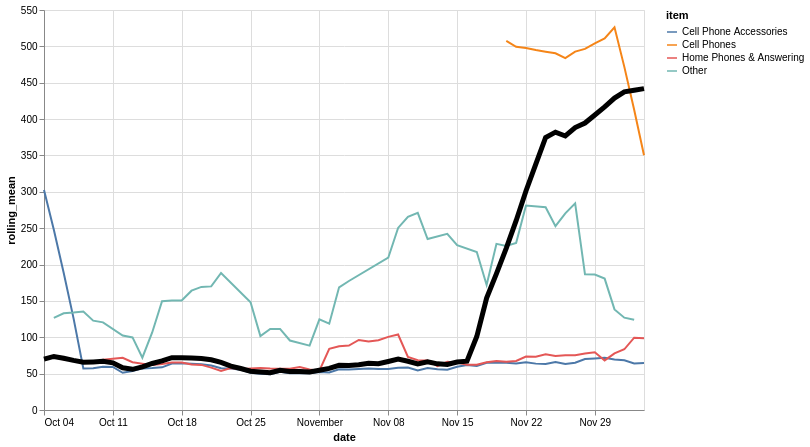

The Vega-Lite source for this figure:
### Vega-Lite specification from a JSON file in a GitHub repository (floating-point values rounded to 4 significant figures; data arrays with more than 128 entries replaced by an {"elided": "..."} marker saying what was removed)
{"config": {"view": {"continuousWidth": 400, "continuousHeight": 300}}, "layer": [{"data": {"name": "data-d97a5aa2cdf64d2e76d320bd13d7953d"}, "mark": "line", "encoding": {"color": {"type": "nominal", "field": "item"}, "x": {"type": "temporal", "field": "date"}, "y": {"type": "quantitative", "field": "rolling_mean"}}, "transform": [{"window": [{"op": "mean", "field": "log_price", "as": "rolling_mean"}], "frame": [-4, 3]}]}, {"data": {"name": "data-ce9820cffa539a7e51760eb465c300ad"}, "mark": {"type": "line", "color": "black", "size": 5}, "encoding": {"x": {"type": "temporal", "field": "date"}, "y": {"type": "quantitative", "field": "rolling_mean"}}, "transform": [{"window": [{"op": "mean", "field": "log_price", "as": "rolling_mean"}], "frame": [-4, 3]}]}], "height": 400, "width": 600, "$schema": "https://vega.github.io/schema/vega-lite/v4.8.1.json", "datasets": {"data-d97a5aa2cdf64d2e76d320bd13d7953d": {"elided": "186 records"}, "data-ce9820cffa539a7e51760eb465c300ad": [{"date": "2020-10-04", "log_price": 40.0}, {"date": "2020-10-05", "log_price": 53.05}, {"date": "2020-10-06", "log_price": 77.37}, {"date": "2020-10-07", "log_price": 109.1}, {"date": "2020-10-08", "log_price": 88.57}, {"date": "2020-10-09", "log_price": 58.66}, {"date": "2020-10-10", "log_price": 50.43}, {"date": "2020-10-11", "log_price": 47.24}, {"date": "2020-10-12", "log_price": 44.71}, {"date": "2020-10-13", "log_price": 59.15}, {"date": "2020-10-14", "log_price": 60.74}, {"date": "2020-10-15", "log_price": 54.28}, {"date": "2020-10-16", "log_price": 72.22}, {"date": "2020-10-17", "log_price": 85.83}, {"date": "2020-10-18", "log_price": 87.28}, {"date": "2020-10-19", "log_price": 75.54}, {"date": "2020-10-20", "log_price": 80.93}, {"date": "2020-10-21", "log_price": 58.17}, {"date": "2020-10-22", "log_price": 57.16}, {"date": "2020-10-23", "log_price": 49.91}, {"date": "2020-10-24", "log_price": 57.08}, {"date": "2020-10-25", "log_price": 57.51}, {"date": "2020-10-26", "log_price": 47.04}, {"date": "2020-10-27", "log_price": 48.85}, {"date": "2020-10-28", "log_price": 51.42}, {"date": "2020-10-29", "log_price": 50.22}, {"date": "2020-10-30", "log_price": 47.64}, {"date": "2020-10-31", "log_price": 76.26}, {"date": "2020-11-01", "log_price": 44.46}, {"date": "2020-11-02", "log_price": 56.73}, {"date": "2020-11-03", "log_price": 42.08}, {"date": "2020-11-04", "log_price": 69.31}, {"date": "2020-11-05", "log_price": 71.21}, {"date": "2020-11-06", "log_price": 84.15}, {"date": "2020-11-07", "log_price": 45.73}, {"date": "2020-11-08", "log_price": 83.6}, {"date": "2020-11-09", "log_price": 60.33}, {"date": "2020-11-10", "log_price": 52.84}, {"date": "2020-11-11", "log_price": 66.39}, {"date": "2020-11-12", "log_price": 95.17}, {"date": "2020-11-13", "log_price": 47.64}, {"date": "2020-11-14", "log_price": 55.08}, {"date": "2020-11-15", "log_price": 69.17}, {"date": "2020-11-16", "log_price": 60.9}, {"date": "2020-11-17", "log_price": 53.02}, {"date": "2020-11-18", "log_price": 80.73}, {"date": "2020-11-19", "log_price": 75.22}, {"date": "2020-11-20", "log_price": 366.4}, {"date": "2020-11-21", "log_price": 470.0}, {"date": "2020-11-22", "log_price": 324.4}, {"date": "2020-11-23", "log_price": 350.5}, {"date": "2020-11-24", "log_price": 362.3}, {"date": "2020-11-25", "log_price": 379.7}, {"date": "2020-11-26", "log_price": 376.1}, {"date": "2020-11-27", "log_price": 368.8}, {"date": "2020-11-28", "log_price": 424.5}, {"date": "2020-11-29", "log_price": 427.7}, {"date": "2020-11-30", "log_price": 416.9}, {"date": "2020-12-01", "log_price": 400.9}, {"date": "2020-12-02", "log_price": 450.5}, {"date": "2020-12-03", "log_price": 468.7}, {"date": "2020-12-04", "log_price": 472.6}]}}
